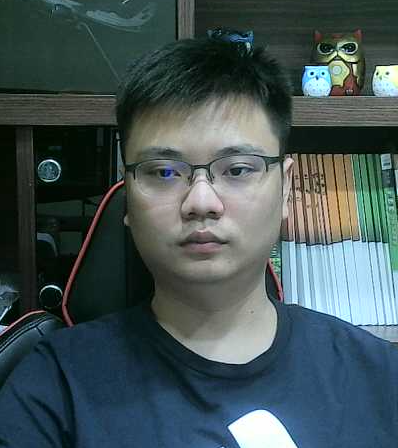
#> input picture openCV/dataset/caltech_faces/Wu/2021-11-29 152354.png, 398 x 448 px, given in place of a.jpg, which was not available
$ python Bata_openCV.py
#> lines starting #> are read from the running program, lines starting #| are printed output that depends on the picture; after the words box and inside, x2 and y2 are one past the last pixel; in counts of white or black regions, pixels touching at a corner belong together; pictures that were not available may be replaced by others from this repository, and a replacement may not be noted
# 匯入必要套件
import ntpath
import os
import cv2
import imutils
# python Bata_openCV.py -p eye
#匯入模型
detectors = {
    "eye": os.path.sep.join([ntpath.dirname(cv2.__file__), 'data', 'haarcascade_eye.xml']),
    "face": os.path.sep.join([ntpath.dirname(cv2.__file__), 'data', 'haarcascade_frontalface_default.xml'])
}

# 定義人臉偵測函數方便重複使用
def detect(gray, part="face"):
    # 初始化Haar cascades函數
    detector = cv2.CascadeClassifier(detectors[part])
    # 根據選擇的模型偵測
    rects = detector.detectMultiScale(gray, scaleFactor=1.01, minNeighbors=7, minSize=(5, 5),
                                      flags=cv2.CASCADE_SCALE_IMAGE)
#ScaleFactor：每次搜尋方塊減少的比例 minNeighbers：每個目標至少檢測到幾次以上，才可被認定是真數據。 minSize：設定數據搜尋的最小尺寸 ，如 minSize=(40,40)
    return rects


# 取得當前的img，變更比例為，並且轉成灰階圖片
# img = input("圖片的名字")
# img = cv2.imread(img)

img = cv2.imread('a.jpg')
#> img is the input picture: shape (448, 398, 3); mean B, G, R 85.6, 84, 67.5

gray = imutils.resize(img, width=500)#放大圖片 越大越細
gray = cv2.cvtColor(gray, cv2.COLOR_BGR2GRAY)#把圖變灰階圖片
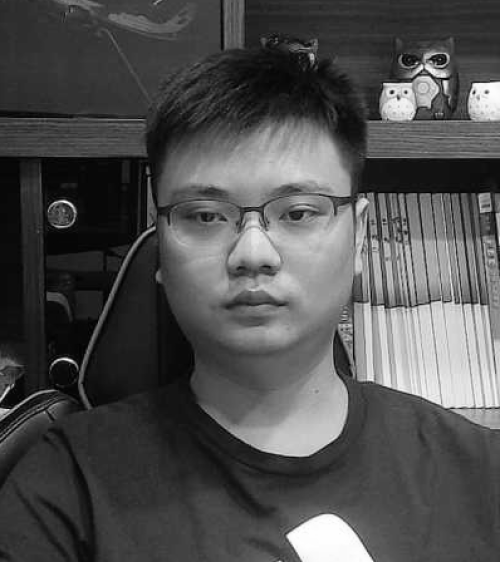
#> gray: shape (562, 500); min 1, max 255, mean 79.2

# 呼叫偵測函數，取得結果
rects = detect(gray, "face")
#> in detect, `rects = detector.detectMultiScale(gray, scaleFactor=1.01, minNeighbors..`: rects = [[412, 74, 26, 26], [465, 81, 31, 31], [422, 63, 47, 47], [132, 118, 245, 245]]

# 繪出偵測結果 (記得將偵測的座標轉回原本的img大小)
ratio = img.shape[1] / gray.shape[1]
#> ratio = 0.796
for rect in rects:
    rect = rect * ratio
    (x, y, w, h) = rect.astype("int")#把rect numpy轉int
    cv2.rectangle(img, (x, y), (x + w, y + h), (0, 255, 0), 2)
#> this loop made 4 passes
#> (rect, x, y, w, h) on passes 1 to 4: ([328, 58.9, 20.7, 20.7], 327, 58, 20, 20), ([370.1, 64.48, 24.68, 24.68], 370, 64, 24, 24), ([335.9, 50.15, 37.41, 37.41], 335, 50, 37, 37), ([105.1, 93.93, 195, 195], 105, 93, 195, 195)
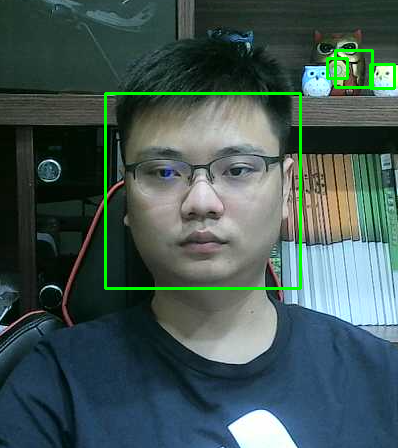
#> img: shape (448, 398, 3); 1.82% of pixels changed, all inside (x1, y1, x2, y2) = (104, 49, 396, 290)

# 顯示影像


print("找到了 {0} 張臉.".format(len(rects)))
#| 找到了 4 張臉.
cv2.imshow('img', img)                     #秀出圖片
cv2.imwrite( "result.jpg", img )           #保存圖片
cv2.waitKey(0)                             #等待按下任一按鍵
cv2.destroyAllWindows()

$ run again, on openCV/dataset/caltech_faces/Wu/2021-11-29 152434.png
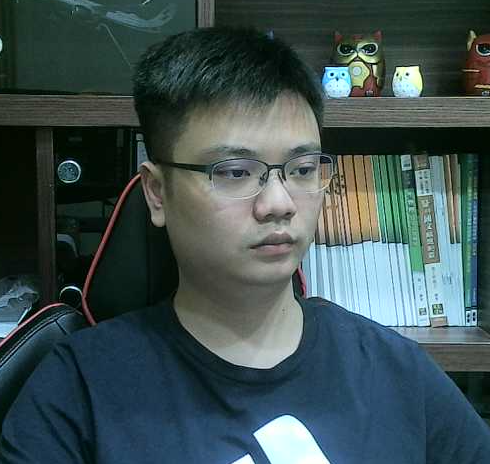
#> input picture openCV/dataset/caltech_faces/Wu/2021-11-29 152434.png, 490 x 464 px, given in place of a.jpg, which was not available
#> img is the input picture: shape (464, 490, 3); mean B, G, R 81.4, 80.4, 62.1
#> `gray = cv2.cvtColor(gray, cv2.COLOR_BGR2GRAY)#把圖變灰階圖片`:
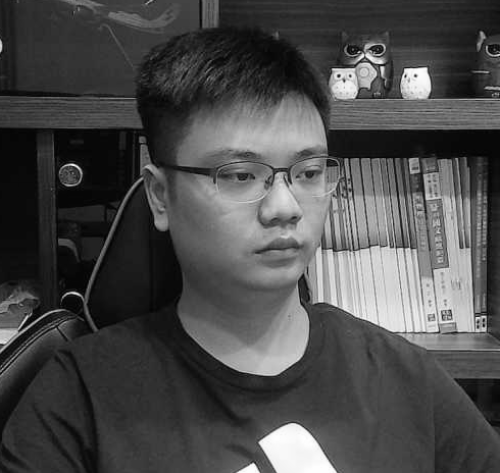
#> gray: shape (473, 500); min 1, max 255, mean 75
#> in detect, `rects = detector.detectMultiScale(gray, scaleFactor=1.01, minNeighbors..`: rects = [[397, 66, 27, 27], [364, 53, 36, 36], [173, 102, 185, 185]]
#> the loop `for rect in rects:` made 3 passes
#> (rect, x, y, w, h) on passes 1 to 3: ([389.1, 64.68, 26.46, 26.46], 389, 64, 26, 26), ([356.7, 51.94, 35.28, 35.28], 356, 51, 35, 35), ([169.5, 99.96, 181.3, 181.3], 169, 99, 181, 181)
#> after the loop `for rect in rects:`:
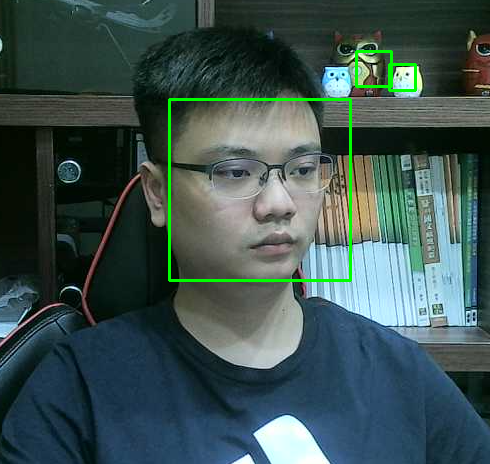
#> img: shape (464, 490, 3); 1.26% of pixels changed, all inside (x1, y1, x2, y2) = (168, 50, 417, 282)
#| 找到了 3 張臉.
